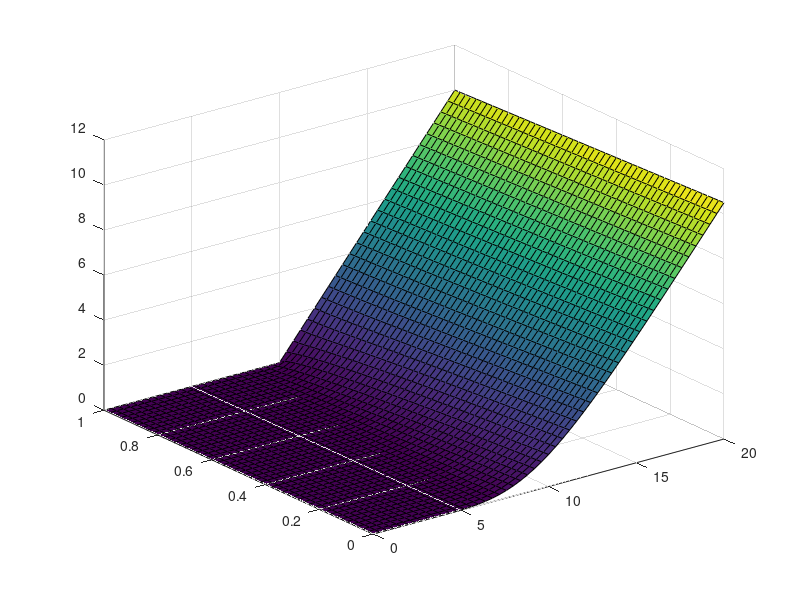

This figure's MATLAB source: (Note: this script raises an error after producing the figure.)
K = 10;
S0 = 10;
r = 0.05;
sigma = 0.3;
mu = 0.1;


T = 1;
N = 51;
dt = T/(N-1);
S_path = zeros(N,1);
S_path(1)= S0; % asset price at time 0

for i=1:N-1
dW = sqrt(dt)*randn;
S_path(i+1) = S_path(i) + mu*S_path(i)*dt + sigma*S_path(i)*dW;
end

C_path = zeros(N,1);
P_path = zeros(N,1);


for i = 1:N
S = S_path(i);
tau = T-(i-1)*dt;
d1 = (log(S/K) + (r+0.5*sigma^2)*tau)/(sigma*sqrt(tau));
d2 = d1 - sigma*sqrt(tau);
C_path(i) = S*normcdf(d1) - K*exp(-r*tau)*normcdf(d2);
P_path(i) = C_path(i) - S + K*exp(-r*tau);
end


t_value = linspace(0,T,N);
S_value = linspace(0,20,N);
C = zeros(N,N);
P = zeros(N,N);


for j=1:N
S = S_value(j);
for i = 1:N-1
tau = T-t_value(i);
d1 = (log(S/K)+(r+0.5*sigma^2)*tau)/(sigma*sqrt(tau));
d2 = d1-sigma*sqrt(tau);
N1 = normcdf(d1);
N2 = normcdf(d2);
C(i,j) = S*N1 - K*exp(-r*tau)*N2;
P(i,j) = C(i,j) + K*exp(-r*tau) - S;
end
C(N,j) = max(S-K,0); % payoff at T
P(N,j) = max(K-S,0); % payoff at T
end


% Plot the superimposed image of asset price movement.
[S_grid,t_grid] = meshgrid(S_value,t_value);
figure(1);
surf(S_grid,t_grid,C)
hold on
plot3(S_path,t_grid,C_path);
xlabel('S'), ylabel('t'), zlabel('Call')
hold off

figure(2);
surf(S_grid,t_grid,P)
hold on
plot3(S_path,t_grid,P_path);
xlabel('S'), ylabel('t'), zlabel('Put')
hold off